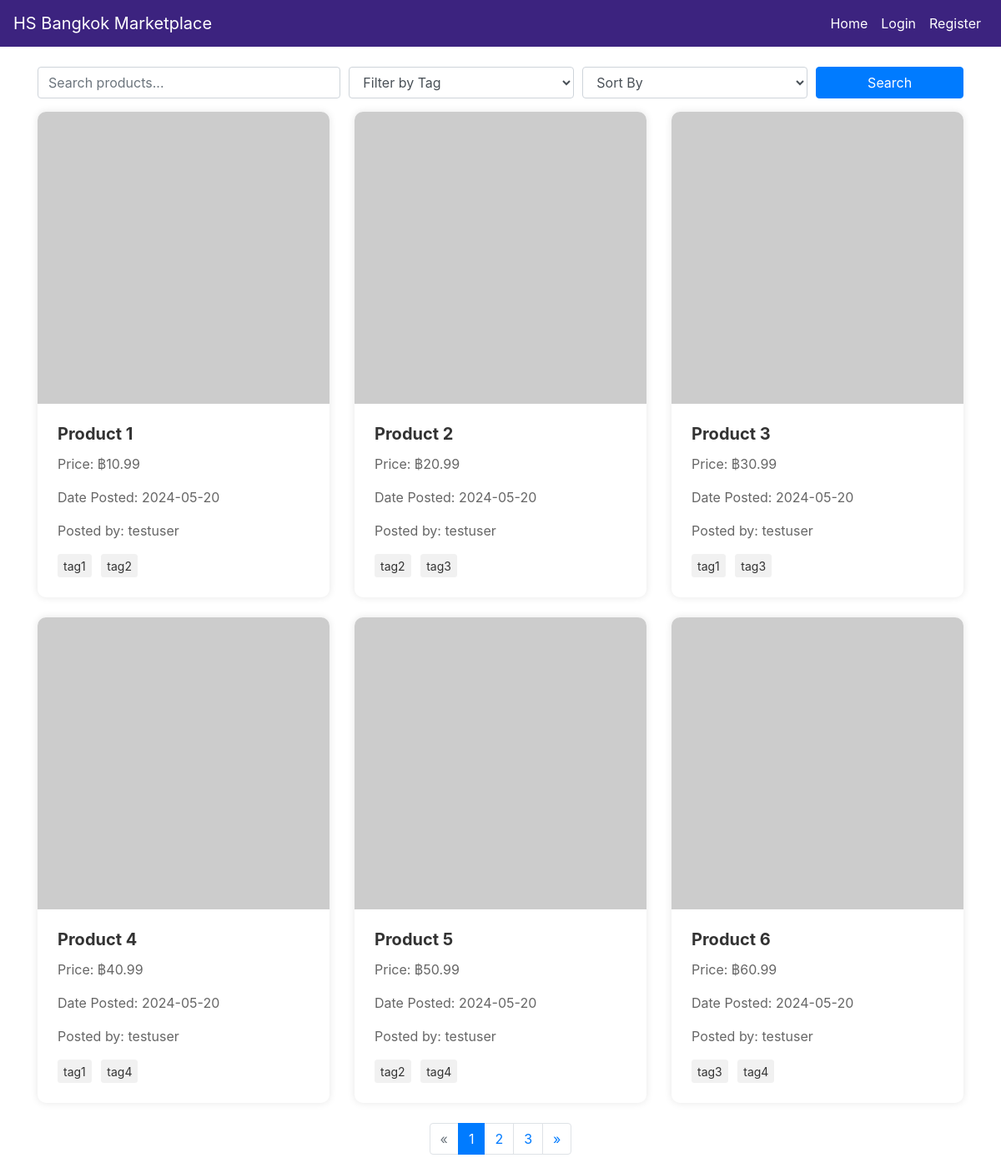
The page / on the database its author committed.
### app.py (models this page shows)
class Product(db.Model):
    id = db.Column(db.Integer, primary_key=True)
    name = db.Column(db.String(100), nullable=False)
    description = db.Column(db.Text, nullable=False)
    price = db.Column(db.Float, nullable=False)
    image_url = db.Column(db.String(200))
    contact_details = db.Column(db.String(200), nullable=False)
    tags = db.Column(db.String(200))
    date_posted = db.Column(db.DateTime, nullable=False, default=datetime.utcnow)
    owner_id = db.Column(db.Integer, db.ForeignKey("user.id"), nullable=False)
    owner = db.relationship("User", backref=db.backref("products", lazy=True))

class User(db.Model):
    id = db.Column(db.Integer, primary_key=True)
    username = db.Column(db.String(100), unique=True, nullable=False)
    password = db.Column(db.String(100), nullable=False)

### app.py (the view, shortened to what this page needs)
@app.route("/", methods=["GET", "POST"])
@app.route("/page/<int:page>", methods=["GET", "POST"])
def index(page=1):
    per_page = 6  # Products per page
    search_query = request.form.get("search")
    filter_tag = request.form.get("filter_tag")
    sort_by = request.form.get("sort_by")
    query = Product.query
    if filter_tag:
        query = query.filter(Product.tags.ilike(f"%{filter_tag}%"))
    if sort_by == "price_asc":
        query = query.order_by(Product.price.asc())
    elif sort_by == "price_desc":
        query = query.order_by(Product.price.desc())
    elif sort_by == "name_asc":
        query = query.order_by(Product.name.asc())
    elif sort_by == "name_desc":
        query = query.order_by(Product.name.desc())
    elif sort_by == "date_asc":
        query = query.order_by(Product.date_posted.asc())
    elif sort_by == "date_desc":
        query = query.order_by(Product.date_posted.desc())
    products = query.paginate(page=page, per_page=per_page, error_out=False)
    all_tags = db.session.query(Product.tags).distinct().all()
    unique_tags = set(tag for sublist in all_tags for tag in sublist[0].split(","))
    return render_template(
        "index.html", products=products.items, pagination=products, all_tags=unique_tags
    )

### templates/index.html (shortened to what this page needs)
{% extends "layout.html" %}
{% block content %}
<form method="POST" action="{{ url_for('index') }}">
    <div class="form-row">
        <div class="col-md-4 mb-3">
            <input type="text" class="form-control" name="search" placeholder="Search products...">
        </div>
        <div class="col-md-3 mb-3">
            <select class="form-control" name="filter_tag">
                <option value="">Filter by Tag</option>
            </select>
        </div>
        <div class="col-md-3 mb-3">
            <select class="form-control" name="sort_by">
                <option value="">Sort By</option>
            </select>
        </div>
        <div class="col-md-2 mb-3">
            <button type="submit" class="btn btn-primary btn-block">Search</button>
        </div>
    </div>
</form>
<div class="row">
    {% for product in products %}
    <div class="col-lg-4 col-md-6 mb-4">
        <a href="{{ url_for('product_detail', product_id=product.id) }}" style="text-decoration: none; color: inherit;">
            <div class="card">
                <img src="{{ product.image_url }}" class="card-img-top" alt="{{ product.name }}">
                <div class="card-body">
                    <h5 class="card-title">{{ product.name }}</h5>
                    <p class="card-text">Price: ฿{{ product.price }}</p>
                    <p class="card-text">Date Posted: {{ product.date_posted.strftime('%Y-%m-%d') }}</p>
                    <p class="card-text">Posted by: {{ product.owner.username }}</p>
                    <div>
                        {% for tag in product.tags.split(',') %}
                        <span class="tag">{{ tag }}</span>
                        {% endfor %}
                    </div>
                </div>
            </div>
        </a>
    </div>
    {% endfor %}
</div>
<nav aria-label="Page navigation">
    <ul class="pagination justify-content-center">
        {% if pagination.has_prev %}
        <li class="page-item">
            <a class="page-link"
                href="{{ url_for('index', page=pagination.prev_num) }}{% if request.form.get('search') %}?search={{ request.form.get('search') }}{% endif %}{% if request.form.get('filter_tag') %}&filter_tag={{ request.form.get('filter_tag') }}{% endif %}"
                aria-label="Previous">
                <span aria-hidden="true">&laquo;</span>
            </a>
        </li>
        {% else %}
        <li class="page-item disabled">
            <a class="page-link" aria-label="Previous">
                <span aria-hidden="true">&laquo;</span>
            </a>
        </li>
        {% endif %}
        {% for page_num in pagination.iter_pages() %}
        <li class="page-item {% if page_num == pagination.page %}active{% endif %}">
            <a class="page-link" href="{{ url_for('index', page=page_num) }}">{{ page_num }}</a>
        </li>
        {% endfor %}
        {% if pagination.has_next %}
        <li class="page-item">
            <a class="page-link" href="{{ url_for('index', page=pagination.next_num) }}" aria-label="Next">
                <span aria-hidden="true">&raquo;</span>
            </a>
        </li>
        {% else %}
        <li class="page-item disabled">
            <a class="page-link" aria-label="Next">
                <span aria-hidden="true">&raquo;</span>
            </a>
        </li>
        {% endif %}
    </ul>
</nav>
{% endblock %}

### templates/layout.html (style rules this page uses)
.card { border: none; border-radius: 10px; box-shadow: 0px 0px 10px rgba(0, 0, 0, 0.1); transition: all 0.3s ease; }
.card-img-top { border-top-left-radius: 10px; border-top-right-radius: 10px; }
.card-body { padding: 1.5rem; }
.card-title { font-size: 1.25rem; font-weight: bold; color: #333; }
.card-text { color: #666; }
.tag { display: inline-block; padding: 0.25em 0.5em; margin-right: 0.5em; border-radius: 0.25em; background-color: #f1f1f1; color: #333; font-size: 0.875em; }

### rows shown on the page
Product: name "Product 1", price "10.99", date_posted "2024-05-20", owner.username "testuser", tag "tag1" "tag2"
Product: name "Product 2", price "20.99", date_posted "2024-05-20", owner.username "testuser", tag "tag2" "tag3"
Product: name "Product 3", price "30.99", date_posted "2024-05-20", owner.username "testuser", tag "tag1" "tag3"
Product: name "Product 4", price "40.99", date_posted "2024-05-20", owner.username "testuser", tag "tag1" "tag4"
Product: name "Product 5", price "50.99", date_posted "2024-05-20", owner.username "testuser", tag "tag2" "tag4"
Product: name "Product 6", price "60.99", date_posted "2024-05-20", owner.username "testuser", tag "tag3" "tag4"

### other values the page prints
{{ page_num }} "1" "2" "3"
